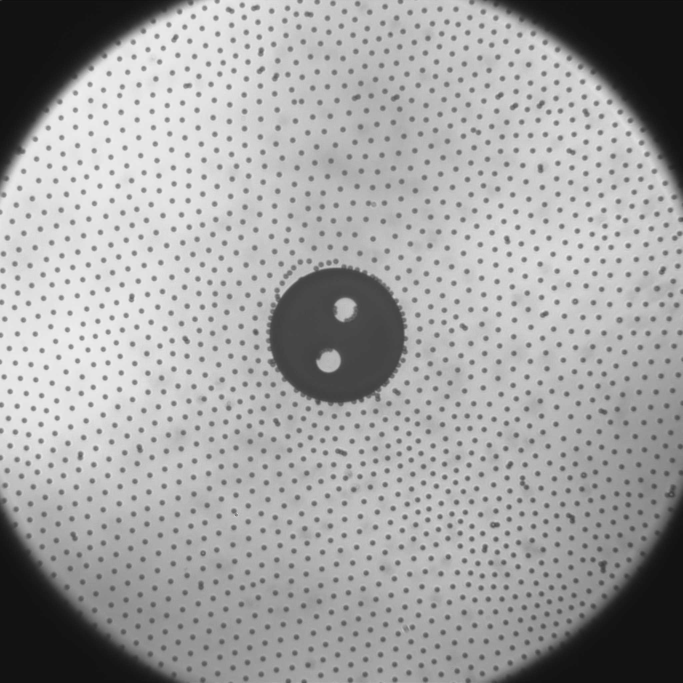
#> input picture images/Exercise0004.jpg, 2048 x 2048 px, found by its file name (shown at 1/3 size); its folder holds only this picture in this run
$ python track_positions.py
#> lines starting #> are read from the running program, lines starting #| are printed output that depends on the picture
import cv2
import trackpy as tp
import numpy as np
from tqdm import tqdm
import os

# uni
# frames_directory = '/local/mroot/Exp_Soft_Matter/images'
# output_path = '/local/mroot/Exp_Soft_Matter/results/video.mp4'

# home
# frames_directory = 'D:/Exp_Soft_Matter/images'
# output_path = 'D:/Exp_Soft_Matter/results/'

#laptop
frames_directory = 'C:/Github/Exp_Soft_Matter/images'
output_path = 'C:/Github/Exp_Soft_Matter/results/'

def write_positions_to_txt(frames, filename):
    with open(filename, 'w') as file:
        for frame in frames:
            shape_info = np.array(frame.shape)
            flattened_frame = frame.flatten()
            file.write(','.join(map(str, shape_info)) + '\n')
            np.savetxt(file, flattened_frame, fmt='%d')


POSITIONS=[]


# list of frame files
FRAME_NAMES = sorted([f for f in os.listdir(frames_directory) ])
total_frames = len(FRAME_NAMES)


# get dimensions
first_frame = cv2.imread(os.path.join(frames_directory, FRAME_NAMES[0]))
#> first_frame is the input picture: shape (2048, 2048, 3); min 0, max 244, mean 161.5
height, width, layers = first_frame.shape
#> height = 2048; width = 2048; layers = 3


# Create a VideoWriter object with 30 fps
video_writer = cv2.VideoWriter(output_path+"video.mp4", cv2.VideoWriter_fourcc(*'mp4v'), 30, (width, height), isColor=True)

# Loop through each frame and write it to the video
for frame_number,frame_name in enumerate(tqdm(FRAME_NAMES)):
    DUMMY=[]

    # choose current frame
    frame_path = os.path.join(frames_directory, frame_name)
    frame = cv2.imread(frame_path)

    # reduce to 1 layer only
    gray_frame = frame[:,:,0]

    # apply gaussian blur to reduce noise and threshhold
    blurred_frame = cv2.GaussianBlur(gray_frame, (7, 7), 0)

    # detect particles
    circles = cv2.HoughCircles(
        blurred_frame,
        cv2.HOUGH_GRADIENT,
        dp=1,
        minDist=5,
        param1=50,
        param2=10,
        minRadius=4,
        maxRadius=9
    )
#> circles = 1895 rows, first 8: [279.5, 1161.5, 7.4], [787.5, 786.5, 8.2], [382.5, 216.5, 7.8], [416.5, 254.5, 7.8], [478.5, 185.5, 7.8], [1186.5, 1946.5, 7.8], [366.5, 260.5, 7.8], [980.5, 1284.5, 7.8]

    # [13 lines of commented-out code are left out]
    if circles is not None:
        # print(f'number of circles: {len(circles[0,:])}')

        circles = np.uint16(np.around(circles))
#> circles = 1895 rows, first 8: [280, 1162, 7], [788, 786, 8], [382, 216, 8], [416, 254, 8], [478, 186, 8], [1186, 1946, 8], [366, 260, 8], [980, 1284, 8]
        for circle_number,i in enumerate(circles[0, :]):
            DUMMY.append((frame_number, circle_number, i[0], i[1])) # (frame_number,particle_number,x,y)

            # draw outer circle
            cv2.circle(frame, (i[0], i[1]), i[2], (0, 255, 0), 2)

            # draw center
            cv2.circle(frame, (i[0], i[1]), 2, (0, 0, 255), 3)
#> this loop made 1895 passes
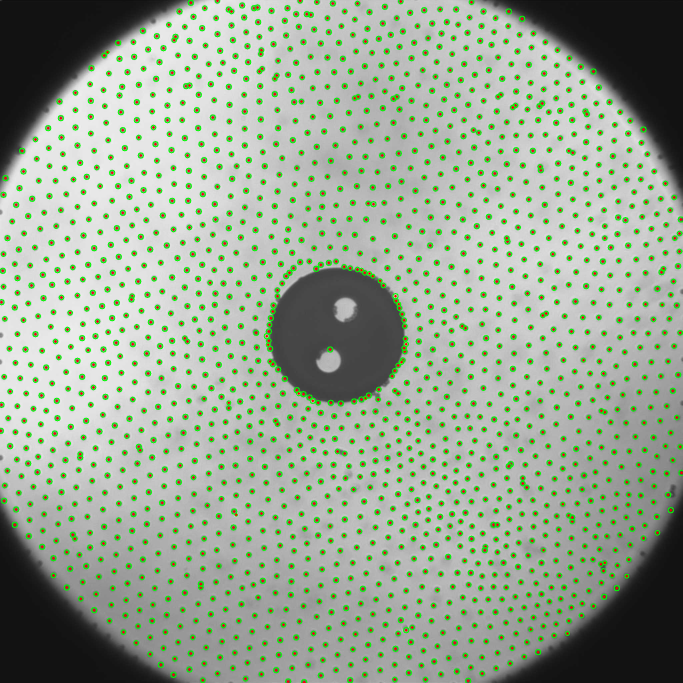
#> frame: shape (2048, 2048, 3) (shown at 1/3 size); mean B, G, R 150.7, 166.4, 155.4
#> after the loop, DUMMY = 1895 items, first 6: (0, 0, 280, 1162), (0, 1, 788, 786), (0, 2, 382, 216), (0, 3, 416, 254), (0, 4, 478, 186), (0, 5, 1186, 1946)
    else:
        print(f'number of circles: 0')

    # [12 lines of commented-out code are left out]
    POSITIONS.append(np.array(DUMMY))

    # print(POSITIONS)

    # Write the frame to the video
    video_writer.write(frame)


# save positions in chosen shape
write_positions_to_txt(POSITIONS, output_path+'positions.txt')
#> the loop in write_positions_to_txt, `for frame in frames:` made 1 pass
#> shape_info on pass 1: [1895, 4]

# Release videowriter object
video_writer.release()
